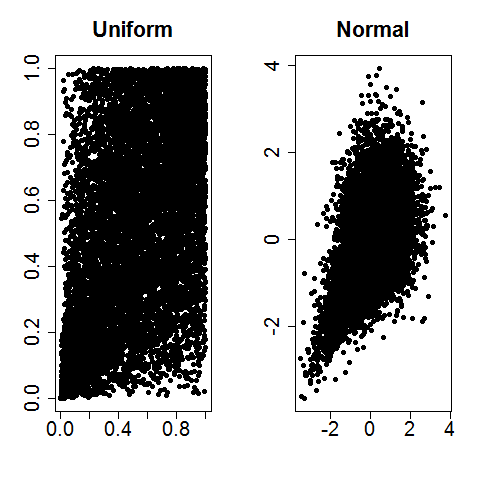

The script that drew this image:
#Close windows
graphics.off()

# Set up graphic space
par(mfrow=c(1,2),cex=0.7, cex.axis=1.8, cex.main=2)

#set working directory and load library
#setwd("C:\\...")
library(copula)
library(lattice)

theta= 1 #Set theta [0,1]

# variables uniformly distributed:
uniclayMVD<-mvdc(claytonCopula(theta),margins=c("unif","unif"),paramMargins=list(list(min=0,max=1),list(min=0,max=1)))
uniclay<-rMvdc(uniclayMVD,n=10000)

plot(uniclay,xlab="",ylab="", pch = 19, main="Uniform")


# variables standard normally distributed:
normclayMVD<-mvdc(claytonCopula(theta),margins=c("norm","norm"),paramMargins=list(list(mean=0,sd=1),list(mean=0,sd=1)))
normclay<-rMvdc(normclayMVD,n=10000)

plot(normclay,xlab="",ylab="", pch = 19, main="Normal")
